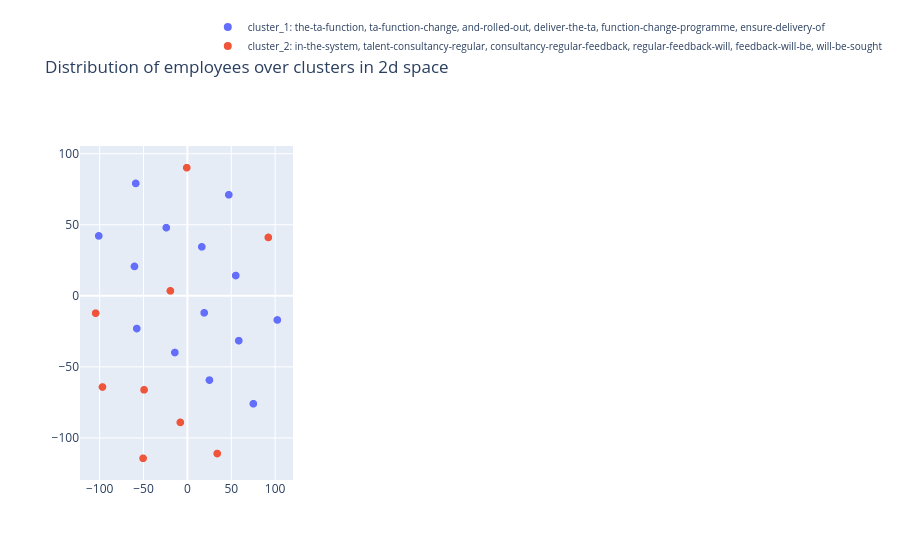

The notebook cell saved with this chart:
### Code cell
fig = go.Figure()


for i, cl in enumerate(range(k)):
    
    cluster_df = averaged_employee_features[averaged_employee_features.cluster==cl]
    #plot all the employees belonging to a cluster using a new trace. 
    features = np.stack(cluster_df['feature_vector_2d'].to_numpy())

    employee_titles = []
    # constructing hover text (all objectives belonging to that employee) 
    for emp in cluster_df.index.values:
        
        emp_indices = employee_objective_indices[emp]
        employee_title = '. '.join([objective for objective in np_sentences[emp_indices]])
    
        employee_titles.append(emp + ': ' + employee_title)
        
    fig.add_trace(go.Scattergl(
      x=features[:, 0],
      y=features[:, 1],
      mode='markers',
      showlegend=True,
      text = employee_titles,
      marker=dict(size=8, color=i),
      name="cluster_"+str(cl+1) +": " + cluster_titles[cl]
      ))



fig.update_layout(title='Distribution of employees over clusters in 2d space', legend=dict(
        x=0.6,
        y=1.4,
        traceorder='normal',
        font=dict(
            size=10)))
fig.show()

### Figure 1 — Plotly figure (JSON) as saved in the notebook; plotly's stock layout.template omitted (floating-point values rounded to 4 significant figures)
{"data": [{"marker": {"color": 0, "size": 8}, "mode": "markers", "name": "cluster_1: the-ta-function, ta-function-change, and-rolled-out, deliver-the-ta, function-change-programme, ensure-delivery-of", "showlegend": true, "text": ["*100058: developmental activities 5. 4 support m a and other unplanned projects 15", "*100064: 3 assignment goglobal trainee hr total rewards target 1 actively participate in discussions with tr mbs to properly review align objective 1 incorporating feedback and adapting documentation accordingly develop well structured documents and communication materials with a clear framework and design aiming to maximize process steps allocation and effectiveness target 2 simplify current catalogue optimize infrastructure usage and provide meaningful inputs towards keeping project outcome sustainable target 3 generate ideas to create further tr insights with visier measure impact through on going analytics and suggest improvements create one case study based on visier insights that is closely aligned to a business case and prepare presentation material business meeting target 4 provide relevant inputs to the ongoing tr competencies project in the direction of expanding tr consultancy capability and fostering its development proactively suggest enablement materials as part of development discussions and recommendations following tr leadership strategy and aspiration target 5 met expectations requirements to full satisfaction. shape leadership in strategic projects cpd 20 shape leadership workstream together with workstream leads deliver conceptual input on leadership create presentations and other material for the different stakeholders actively participate in meetings and discussion talent evolution deliver conceptual input create presentations and other material for the different stakeholders actively participate in meetings and discussion overall drive innovation in leadership topics and stay up to date on market trends collaborate with other team members on leadership topics", "*100055: develop culture cultivate engagement as one for patient is known to the whole population incl colleagues that will join us in 2019 at least 3 actions initiates are rolled out in order to reduce the gap between commercial and non commercial population and to ensure a high engagement among the lcoal population people managers are supported by hr for building a strong team unconscious bias traing was completed to foster inclusion and diversity", "*100001: deliver the ta function change programme 1 ensure team personal increase in the value of direct sourcing of 5 target saving 2019 is of 330 000 for a full year presence and with same reqs volume as in 2018 2 country region business based ta strategy developed and implemented based on business priority focus 3 fully implement technology roll outs 4 lead participate in specific global regional and or local ta projects including hogan assessment roll out data driven hiring vie. deliver the ta function change programme 1 ensure team personal increase in the value of direct sourcing of 5 target saving 2019 is of 330 000 for a full year presence and with same reqs volume as in 2018 2 country region business based ta strategy developed and implemented based on business priority focus 3 fully implement technology roll outs 4 lead participate in specific global regional and or local ta projects including hogan assessment roll out data driven hiring vie. deliver the ta function change programme 1 ensure team personal increase in the value of direct sourcing of 5 target saving 2019 is of 330 000 for a full year presence and with same reqs volume as in 2018 2 country region business based ta strategy developed and implemented based on business priority focus 3 fully implement technology roll outs 4 lead participate in specific global regional and or local ta projects including hogan assessment roll out data driven hiring vie. ensure delivery of an efficient and compliant recruitment service 1 time to fill and time to offer reduction of 5 tto 88 ttf 96 2 team individual to fully comply with ats and job posting processes and guidelines including cross border hire requirements quality attractiveness and accuracy of job postings use of the merck term in job ads use of hashtags in linked in posts. ensure delivery of an efficient and compliant recruitment service 1 time to fill and time to offer reduction of 5 tto 88 ttf 96 2 team individual to fully comply with ats and job posting processes and guidelines including cross border hire requirements quality attractiveness and accuracy of job postings use of the merck term in job ads use of hashtags in linked in posts. ensure delivery of an efficient and compliant recruitment service 1 time to fill and time to offer reduction of 5 tto 88 ttf 96 2 team individual to fully comply with ats and job posting processes and guidelines including cross border hire requirements quality attractiveness and accuracy of job postings use of the merck term in job ads use of hashtags in linked in posts. contribution to the talent acquisition strategy evidence will be sought to show that each team member has been proactive in identifying opportunities for improvement in their own area and across the function understood the strategy shared it and publicized successes with their teams peers and stakeholders support the roll out of global projects including new technology candidate experience and d i initiatives been collaborative within the team providing assistance to colleagues where need. contribution to the talent acquisition strategy evidence will be sought to show that each team member has been proactive in identifying opportunities for improvement in their own area and across the function understood the strategy shared it and publicized successes with their teams peers and stakeholders support the roll out of global projects including new technology candidate experience and d i initiatives been collaborative within the team providing assistance to colleagues where need. contribution to the talent acquisition strategy evidence will be sought to show that each team member has been proactive in identifying opportunities for improvement in their own area and across the function understood the strategy shared it and publicized successes with their teams peers and stakeholders support the roll out of global projects including new technology candidate experience and d i initiatives been collaborative within the team providing assistance to colleagues where need. talent consultancy regular feedback will be sought from hiring managers and hrbps on quality of briefing meetings knowledge of the business provision of market intelligence responsiveness and proactivity towards all customers and candidates involvement interview process and quality of feedback given on candidates. talent consultancy regular feedback will be sought from hiring managers and hrbps on quality of briefing meetings knowledge of the business provision of market intelligence responsiveness and proactivity towards all customers and candidates involvement interview process and quality of feedback given on candidates", "*100069: collective bargaing agreement deliver on achieve all initiatives with positive outcome value add to the business. collective bargaing agreement deliver on achieve all initiatives with positive outcome value add to the business", "*100057: cpi compliance support team fully supports the cpi project 1 active filling of internal candidate pipeline 2 all 80 fit candidates are presented recommended to hiring managers 3 cases where managers reject 80 fit candidates are documented and escalated as appropriate 4 fulfil all reporting requirements associated with cpi 5 achieve a reduction in the external hiring ratio", "*100062: ensure delivery of an efficient and compliant recruitment service 1 time to fill and time to offer reduction of 5 tto 75 ttf 81 2 individual to fully comply with ats and job posting processes and guidelines including cross border hire requirements quality attractiveness and accuracy of job postings use of the merck term in job ads use of hashtags in linked in posts. talent consultancy regular feedback will be sought from hiring managers and hrbps on quality of briefing meetings knowledge of the business provision of market intelligence responsiveness and proactivity towards all customers and candidates involvement interview process and quality of feedback given on candidates", "*100059: employee central global template project support global template is designed and tested on time and rolled out to market rewards to support localization guidance and support provided to market team members during localization solution driving standardization and simplification specifically for key compensation components such as salary structure bonus guidelines and mrp is defined and rolled out to all countries further support other initiatives outside of ec to further drive standardization in broader context of total rewards support key interfaces integration between ec and pay factors hr suite etc support retro fit activities to ensure successful crc transition manager self service workflows established to support business while meeting total reward policies and complying with local market regulations provides improved transparency of comp data to managers and employees. partner with total rewards program office to support total reward global process survey data is updated timeline in pay factors benchmark tool mrp report is generated based on updated data and provided to markets for review and update to ensure mrp upload to p40 in time for crc oversee the individual mrp override process salary structures and bonus guidelines are loaded into p40 hr suite in time for crc", "*100056: people organisational development support actively as a sparring partner the hrbp and ensure professional representation in their absence drive forward digitization in my areas of responsibility and support where necessary valuable cooperation in the implementation of projects such as fel", "*100060: financials meeting expectations in terms of time quality meeting financial plan. integration support all project deliverables managed well in time and budget with positive feedback from all stakeholders involved", "*100066: business support to life science and biopharma business units positions filled onboarding offboarding events organized centralized hr deadlines are met on time and in good quality no escalation issues from the relevant managers of the area", "*100074: deliver the ta function change program 1 further development and implementation of a regional based talent sourcing strategy for critical countries business sectors as well as business critical positions clusters 2 build up talent pipeline for identified business critical positions and agree with business on key deliverables 3 effective management on candidate engagement for those who are pipelined in the talent pool 4 fully support the technology roll out 5 be proactive in utilizing technology for candidate engagement employer branding promotion", "*100075: handover po onboarding sm function handover fully done onboarding finalized", "*100067: ta function change programme launch the crm in q1 and roll it out to all recruiters by eoy ensure sops and traing materials are in place and a network of super users appointed deliver candidate experience workshops and from those define strategy to enhance candidate experience across technology employer branding recruiting and sourcing adapt structure in line with any outcomes from the ppr review eb and sourcing activity and make proposals by end of q2 to ensure activity is aligned with most strategically important areas of the business ensure leadership behaviours are incorporated into eb activity. recruiting process ownership ensure mbs team managing the rpo is fully aware of all changes in the recruiting process technology and has the support need to communicate these to the rpo act as voice of customer in the event the business has complaints about the rpo service raise issues constructively with mbs whilst defending the rpo model to the business raise constructively with mbs any issues of rpo non compliance with the recruiting process"], "type": "scattergl", "x": [-101.0, -60.3, 25.11, 102.5, -24.05, 16.41, 47.2, 55.1, 19.13, 58.55, -14.31, -57.69, 75.15, -58.86], "y": [42.16, 20.68, -59.35, -17.01, 47.96, 34.45, 71.11, 14.27, -11.98, -31.57, -39.91, -23.04, -75.98, 79.12]}, {"marker": {"color": 1, "size": 8}, "mode": "markers", "name": "cluster_2: in-the-system, talent-consultancy-regular, consultancy-regular-feedback, regular-feedback-will, feedback-will-be, will-be-sought", "showlegend": true, "text": ["*100071: contribute to pharma business straregy in people leadership o development plan in the system for all organization with focus on key critical roles 95 of all dps are in place o conduct external compensation benchmark standardize role title for ff with recommendation by q32019 o implement at least 2 high impact solution to address focus areas of ees sustain ees by end 2019 o support pharma gm to further foster trust and transparency o ensure talent readiness and ensure succession plan in place for critical roles o roll out leadership traing coaching and support for direct reports and high potentials where need 360 mrf completed for all direct reports and link to development plans", "*100079: strategy lt feedback assessment project milestones results action plan results", "*100076: set up mgf kuhnert people dashboard development of a people dashboard 1 0 continuous update of dashboard on a quarterly basis incorporate upcoming feedback from m kuhnert cfo office observe further developments in visier and corporate people dashboard to continuously extend enhance mgf kuhnert people dashboard", "*100077: business partnering active contribution to lt meetings a full member of gd l and gbm lts participation in site business reviews full partnership with business leaders to drive people topics and strategies lead hrbp network within gbm gd l", "*100002: employee central project to be delivered with defined scope on time and in budget timely completion of milestones as per the defined project roadmap. employee central project to be delivered with defined scope on time and in budget timely completion of milestones as per the defined project roadmap. employee central project to be delivered with defined scope on time and in budget timely completion of milestones as per the defined project roadmap", "*100000: leadership strategy support key projects initiatives support inspirational leadership initiatives identified throughout the year establish continue rapport strengthen relationship with any coe supporting initiatives for your respective areas support employee central when it is introduced and rolled out support drive efforts to deliver inclusion traing. leadership strategy support key projects initiatives support inspirational leadership initiatives identified throughout the year establish continue rapport strengthen relationship with any coe supporting initiatives for your respective areas support employee central when it is introduced and rolled out support drive efforts to deliver inclusion traing. talent refresh biologics key talent list and succession planning to l5 support kpis and visibility to advancing women in leadership support diversity and inclusion if appropriate within your area continue to progress biologics talent development initiative focused on site leaders support leadership programs when appropriate hold drive your development sessions with managers and employees create define communicate a path for growth for lab techs and animal techs for ramona. talent refresh biologics key talent list and succession planning to l5 support kpis and visibility to advancing women in leadership support diversity and inclusion if appropriate within your area continue to progress biologics talent development initiative focused on site leaders support leadership programs when appropriate hold drive your development sessions with managers and employees create define communicate a path for growth for lab techs and animal techs for ramona. talent refresh biologics key talent list and succession planning to l5 support kpis and visibility to advancing women in leadership support diversity and inclusion if appropriate within your area continue to progress biologics talent development initiative focused on site leaders support leadership programs when appropriate hold drive your development sessions with managers and employees create define communicate a path for growth for lab techs and animal techs for ramona. engagement interpret results help build plans secure feedback from employes on progress throughout the year and provide regular status reports the biologics hrbp s will present out highlights of their employee engagement action plan on a dedicated telecon among other biologic hrbps an informational exchange session targeting 3rd quarter ensure all biologics employees have at least 1 development objective executed by year end 2019 100 of employees are expected to have an development objective in the system by no later than end of may 2019 snap shot of active employees taken as of may 1 2019 evaluate needs and drive efforts among the biologics cluster to conduct lunch n learns facilitate train when appropriate. engagement interpret results help build plans secure feedback from employes on progress throughout the year and provide regular status reports the biologics hrbp s will present out highlights of their employee engagement action plan on a dedicated telecon among other biologic hrbps an informational exchange session targeting 3rd quarter ensure all biologics employees have at least 1 development objective executed by year end 2019 100 of employees are expected to have an development objective in the system by no later than end of may 2019 snap shot of active employees taken as of may 1 2019 evaluate needs and drive efforts among the biologics cluster to conduct lunch n learns facilitate train when appropriate. engagement interpret results help build plans secure feedback from employes on progress throughout the year and provide regular status reports the biologics hrbp s will present out highlights of their employee engagement action plan on a dedicated telecon among other biologic hrbps an informational exchange session targeting 3rd quarter ensure all biologics employees have at least 1 development objective executed by year end 2019 100 of employees are expected to have an development objective in the system by no later than end of may 2019 snap shot of active employees taken as of may 1 2019 evaluate needs and drive efforts among the biologics cluster to conduct lunch n learns facilitate train when appropriate. operational excellence support any zero based budget initiatives and other activities focused around efficiency and harmonization for biologics support the headcount tracking process includes position journey biologics tracker and other enhancements along the way also expected is a regular reconciliation effort to make certain accurate data is recorded in the headcount tracker and is reflected in position journey or selected tool support and drive when appropriate any isco initiatives optimize and provide analytics to inform the business of key insights for a further deep dive utilizing visier continue to increase working knowledge of visier deep dive stats for the cluster drive recruitment excellence on a regular basis support efforts expected from the toa communication that may involved change management and the guidelines for donning doffing employee acknowledgement of same. operational excellence support any zero based budget initiatives and other activities focused around efficiency and harmonization for biologics support the headcount tracking process includes position journey biologics tracker and other enhancements along the way also expected is a regular reconciliation effort to make certain accurate data is recorded in the headcount tracker and is reflected in position journey or selected tool support and drive when appropriate any isco initiatives optimize and provide analytics to inform the business of key insights for a further deep dive utilizing visier continue to increase working knowledge of visier deep dive stats for the cluster drive recruitment excellence on a regular basis support efforts expected from the toa communication that may involved change management and the guidelines for donning doffing employee acknowledgement of same. operational excellence support any zero based budget initiatives and other activities focused around efficiency and harmonization for biologics support the headcount tracking process includes position journey biologics tracker and other enhancements along the way also expected is a regular reconciliation effort to make certain accurate data is recorded in the headcount tracker and is reflected in position journey or selected tool support and drive when appropriate any isco initiatives optimize and provide analytics to inform the business of key insights for a further deep dive utilizing visier continue to increase working knowledge of visier deep dive stats for the cluster drive recruitment excellence on a regular basis support efforts expected from the toa communication that may involved change management and the guidelines for donning doffing employee acknowledgement of same", "*100068: talent consultancy regular feedback will be sought from hiring managers and hrbps on quality of briefing meetings knowledge of the business provision of market intelligence responsiveness and proactivity towards all customers and candidates involvement interview process and quality of feedback given on candidates active involvement interview scheduling as contribution to improve candidate experience. contribution to the ongoing evolution of the ta function evidence of collaboration and teamwork proactivity in identifying opportunities for improvement especially relating to candidate experience active sourcing use of recruitment marketing a focus on self development", "*100063: hr operations 1 contemplating offer benefit proposals liaise with hiring manager hrbp 2 exit process management end of service benefit computation documentation 3 local hr system management updates on the hits local system ensure update of non financial amendments for employees such as role level changes internal transfers title changes and reporting lines ongoing audit of system setup processes and liaise with hits team to administer changes as and when required 4 ensure monthly payroll notes liaise with c b 5 hr governance ensure hr operations are in line with internal procdures and policy guidelines guide hiring managers to make decisions in line with sops practices and company approval procedures operational excellence through structured planning strengthen hr processes liaise with colleagues in the team", "*100070: first assignment hrbp pm 1 project management for corobi planning the communication strategy ensuring that the chatbot works organizing rooms critical review of tu work to align this with plans of merck 2 support sandra schmicking for bright future"], "type": "scattergl", "x": [92.22, -50.49, -8.035, -104.6, -49.39, -19.4, -0.757, 34.0, -96.8], "y": [41.08, -114.4, -89.1, -12.21, -66.17, 3.494, 90.16, -111.0, -64.2]}], "layout": {"legend": {"font": {"size": 10}, "traceorder": "normal", "x": 0.6, "y": 1.4}, "title": {"text": "Distribution of employees over clusters in 2d space"}}}
